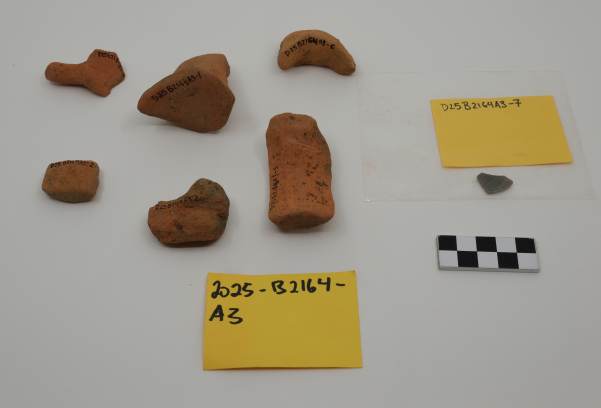
#> input picture archeo_vision/archeo-shared/images/imatge.png, 1202 x 815 px (shown at 1/2 size)
$ python archeo_vision_client.py
#> lines starting #> are read from the running program, lines starting #| are printed output that depends on the picture
#!/usr/bin/env python3
"""
Archaeological Vision Pipeline Client
Detects and labels pottery pieces and reads text from labels
"""

import os
import sys
import json
import base64
import io
import argparse
import logging
from pathlib import Path
from typing import List, Dict, Any
import requests
import cv2
import numpy as np
from PIL import Image

logging.basicConfig(
    level=logging.INFO,
    format='%(asctime)s - %(levelname)s - %(message)s'
)
logger = logging.getLogger(__name__)


class ArcheoVisionClient:
    def __init__(
        self,
        pipeline_url: str = "http://localhost:8080",
        shared_path: str = "./archeo-shared",
        prompt_file: str = "prompt.txt",
        model: str = None
    ):
        self.pipeline_url = pipeline_url
        self.shared_path = Path(shared_path)
        self.prompt_file = prompt_file
        self.model = model

        # Create output directories
        self.images_dir = self.shared_path / "images"
        self.img_rescaled_dir = self.shared_path / "img_rescaled"
        self.results_dir = self.shared_path / "results"
        self.visualizations_dir = self.shared_path / "visualizations"

        for dir_path in [self.img_rescaled_dir, self.results_dir, self.visualizations_dir]:
            dir_path.mkdir(parents=True, exist_ok=True)

    def load_prompt(self) -> str:
        """Load detection prompt from file"""
        prompt_path = self.shared_path / self.prompt_file

        if not prompt_path.exists():
            logger.warning(f"Prompt file not found: {prompt_path}")
            return ""

        with open(prompt_path, 'r') as f:
            prompt = f.read().strip()

        logger.info(f"Loaded prompt from {prompt_path}")
        return prompt

    def encode_image(self, image_path: Path) -> str:
        """Encode image to base64"""
        with open(image_path, 'rb') as f:
            return base64.b64encode(f.read()).decode()

    def rescale_and_pad_image(self, image_path: Path) -> tuple[Path, Dict[str, Any]]:
        """
        Rescale image to 1024px width and pad to make it square (1024x1024)

        Returns:
            tuple: (rescaled_image_path, rescaling_info)
            rescaling_info contains: original_width, original_height, scale_factor,
            padding_top, padding_bottom, target_size
        """
        # Load original image
        image = cv2.imread(str(image_path))
        if image is None:
            raise ValueError(f"Failed to load image: {image_path}")

        original_height, original_width = image.shape[:2]
        target_width = 1024

        # Calculate scale factor to resize to 1024px width
        scale_factor = target_width / original_width

        # Calculate new height after scaling
        scaled_height = int(original_height * scale_factor)

        # Resize image to target width
        resized_image = cv2.resize(image, (target_width, scaled_height), interpolation=cv2.INTER_LANCZOS4)

        # Calculate padding needed to make it square (1024x1024)
        target_size = 1024
        padding_needed = target_size - scaled_height

        if padding_needed > 0:
            # Add padding to top and bottom
            padding_top = padding_needed // 2
            padding_bottom = padding_needed - padding_top

            # Generate random light color for padding (250-255 for each RGB channel)
            padding_color = [
                int(np.random.randint(250, 256)),
                int(np.random.randint(250, 256)),
                int(np.random.randint(250, 256))
            ]

            # Pad image with random light pixels
            padded_image = cv2.copyMakeBorder(
                resized_image,
                padding_top,
                padding_bottom,
                0,
                0,
                cv2.BORDER_CONSTANT,
                value=padding_color
            )
        elif padding_needed < 0:
            # Image is taller than target, crop from center
            crop_start = (-padding_needed) // 2
            crop_end = crop_start + target_size
            padded_image = resized_image[crop_start:crop_end, :]
            padding_top = -crop_start
            padding_bottom = scaled_height - crop_end
        else:
            # Image is already square
            padded_image = resized_image
            padding_top = 0
            padding_bottom = 0

        # Save rescaled image
        rescaled_image_path = self.img_rescaled_dir / image_path.name
        cv2.imwrite(str(rescaled_image_path), padded_image)
        logger.info(f"Saved rescaled image: {rescaled_image_path}")

        # Store rescaling information
        rescaling_info = {
            "original_width": original_width,
            "original_height": original_height,
            "scale_factor": scale_factor,
            "padding_top": padding_top,
            "padding_bottom": padding_bottom,
            "target_size": target_size,
            "scaled_height": scaled_height
        }

        logger.info(f"Rescaling info: original={original_width}x{original_height}, "
                   f"scale={scale_factor:.3f}, padding_top={padding_top}, padding_bottom={padding_bottom}")

        return rescaled_image_path, rescaling_info

    def detect_pottery(self, image_path: Path, prompt: str, rescaling_info: Dict[str, Any]) -> Dict[str, Any]:
        """Run pottery detection and OCR using rescaled image"""
        logger.info(f"Processing pottery image: {image_path.name}")

        # Use rescaled image dimensions (1024x1024)
        image_width = rescaling_info["target_size"]
        image_height = rescaling_info["target_size"]
        logger.info(f"Rescaled image dimensions: {image_width}x{image_height}")

        # Inject rescaled image dimensions into prompt
        prompt_with_dims = prompt.replace("{width}", str(image_width))
        prompt_with_dims = prompt_with_dims.replace("{height}", str(image_height))

        # Encode rescaled image
        image_base64 = self.encode_image(image_path)

        # Prepare request
        payload = {
            "image_base64": image_base64,
            "prompt": prompt_with_dims
        }

        if self.model:
            payload["model"] = self.model

        # Call API
        try:
            response = requests.post(
                f"{self.pipeline_url}/detect",
                json=payload,
                timeout=300
            )
            response.raise_for_status()
            result = response.json()

            # Attach rescaling info to result for later use
            result["rescaling_info"] = rescaling_info

            return result
        except requests.exceptions.RequestException as e:
            logger.error(f"Detection failed: {e}")
            return {"success": False, "error": str(e)}

    # [221 lines left out: functions reconstruct_bounding_boxes, parse_pottery_response, visualize_pottery, not called in this run]

    def process_image(self, image_path: Path, prompt: str):
        """Process single pottery image"""
        logger.info(f"\n{'='*60}")
        logger.info(f"Processing: {image_path.name}")
        logger.info(f"{'='*60}")

        image_stem = image_path.stem

        # Step 1: Rescale and pad image to 1024x1024
        try:
            rescaled_image_path, rescaling_info = self.rescale_and_pad_image(image_path)
        except Exception as e:
            logger.error(f"Failed to rescale image: {e}")
            return

        # Step 2: Run detection on rescaled image
        detection_result = self.detect_pottery(rescaled_image_path, prompt, rescaling_info)

        if not detection_result.get('success', False):
            logger.error(f"Detection failed: {detection_result.get('error', 'Unknown error')}")
            return

        logger.info(f"Detected {detection_result.get('count', 0)} objects")

        # Step 3: Parse into pottery format (bounding boxes are reconstructed to original coordinates)
        pottery_data = self.parse_pottery_response(detection_result, image_path)

        # Save result JSON
        result_json_path = self.results_dir / f"{image_stem}_pottery.json"
        with open(result_json_path, 'w', encoding='utf-8') as f:
            json.dump(pottery_data, f, indent=2, ensure_ascii=False)
        logger.info(f"Saved pottery JSON: {result_json_path}")

        # Create visualization
        viz_path = self.visualizations_dir / f"{image_stem}_labeled.jpg"
        self.visualize_pottery(image_path, pottery_data, viz_path)

        # Print summary
        logger.info(f"\nSummary:")
        logger.info(f"  Main Label: {pottery_data.get('main_label', 'N/A')}")
        logger.info(f"  Pottery Pieces: {len(pottery_data.get('annotations', []))}")
        for i, ann in enumerate(pottery_data.get('annotations', []), 1):
            logger.info(f"    {i}. {ann.get('label', 'N/A')}")

        logger.info(f"✓ Successfully processed {image_path.name}")

    def process_all_images(self):
        """Process all images in the images directory"""
        prompt = self.load_prompt()

        if not prompt:
            logger.error("No prompt loaded. Cannot process images.")
            return

        # Find all images
        image_extensions = ['.jpg', '.jpeg', '.png', '.bmp']
        image_files = []

        for ext in image_extensions:
            image_files.extend(self.images_dir.glob(f"*{ext}"))
            image_files.extend(self.images_dir.glob(f"*{ext.upper()}"))

        if not image_files:
            logger.warning(f"No images found in {self.images_dir}")
            return

        logger.info(f"Found {len(image_files)} images to process")

        # Process each image
        success_count = 0
        for image_path in sorted(image_files):
            try:
                self.process_image(image_path, prompt)
                success_count += 1
            except Exception as e:
                logger.error(f"Failed to process {image_path.name}: {e}", exc_info=True)

        # Summary
        logger.info(f"\n{'='*60}")
        logger.info(f"Processing complete: {success_count}/{len(image_files)} successful")
        logger.info(f"{'='*60}")
        logger.info(f"\nResults saved to:")
        logger.info(f"  - JSON files: {self.results_dir}")
        logger.info(f"  - Visualizations: {self.visualizations_dir}")


def main():
    parser = argparse.ArgumentParser(
        description="Archaeological Vision Pipeline - Pottery Detection and Labeling"
    )
    parser.add_argument(
        "--pipeline-url",
        default="http://localhost:8080",
        help="Pipeline API URL (default: http://localhost:8080)"
    )
    parser.add_argument(
        "--shared-path",
        default="./archeo-shared",
        help="Shared folder path (default: ./archeo-shared)"
    )
    parser.add_argument(
        "--prompt-file",
        default="prompt.txt",
        help="Prompt file name (default: prompt.txt)"
    )
    parser.add_argument(
        "--model",
        default="qwen2.5-vl:7b",
        help="Vision model to use (default: qwen2.5-vl:7b)"
    )

    args = parser.parse_args()

    # Create client
    client = ArcheoVisionClient(
        pipeline_url=args.pipeline_url,
        shared_path=args.shared_path,
        prompt_file=args.prompt_file,
        model=args.model
    )

    # Process all images
    client.process_all_images()
#> (reads archeo_vision/prompt.txt from the repository)
#> in rescale_and_pad_image, image is the input picture: shape (815, 1202, 3); mean B, G, R 138.9, 153.2, 160.3
#> in rescale_and_pad_image, `resized_image = cv2.resize(image, (target_width, scaled_height), inter..`:
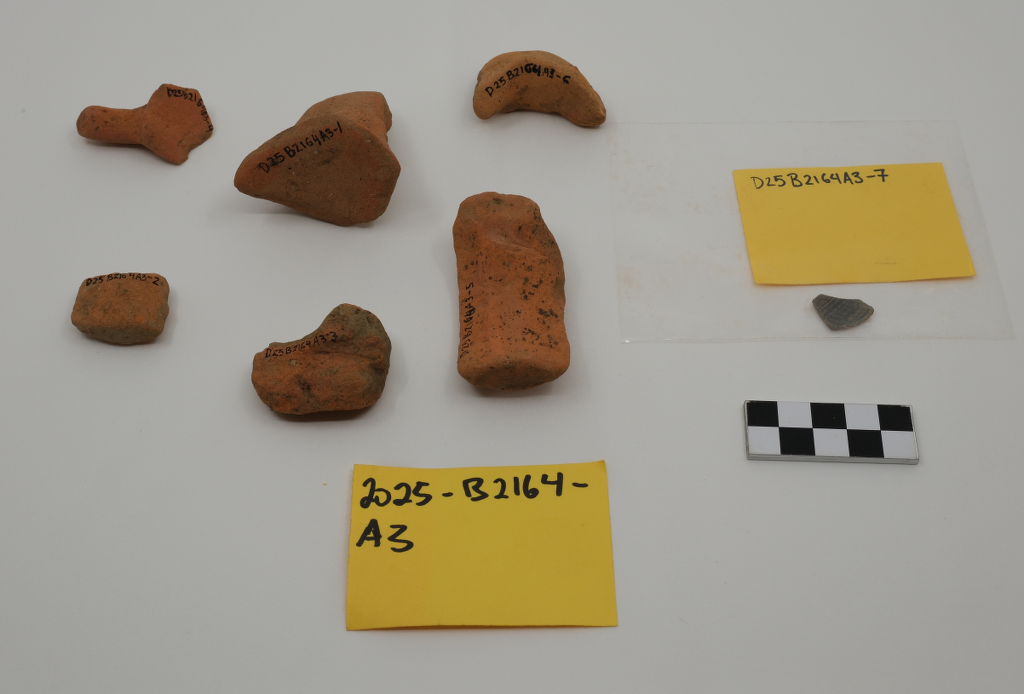
#> resized_image: shape (694, 1024, 3); mean B, G, R 138.9, 153.2, 160.3
#> in rescale_and_pad_image, `padded_image = cv2.copyMakeBorder( resized_image, padding_top, padding..`:
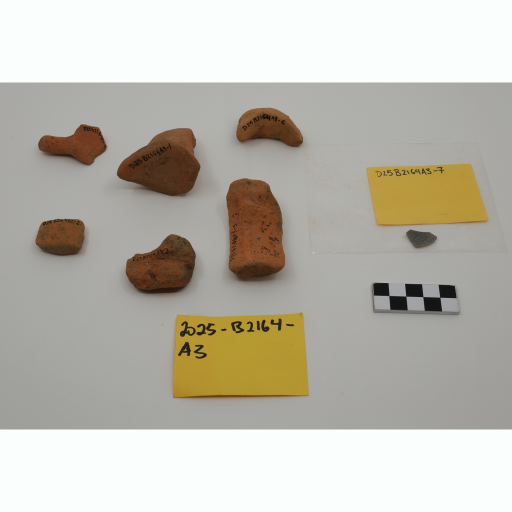
#> padded_image: shape (1024, 1024, 3) (shown at 1/2 size); mean B, G, R 176, 186, 189.2
#> (the call stopped at in detect_pottery, `response = requests.post( f"{self.pipeline_url}/detect", json=payload,..`: requests is not available in this run)


if __name__ == "__main__":
    main()
